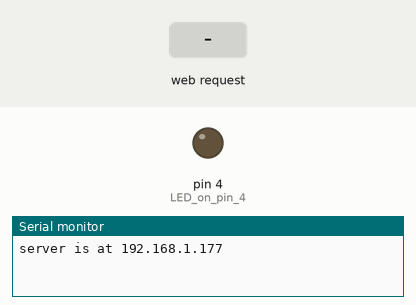
Simulated run of this sketch. Board: Arduino Leonardo, built for the host (arithmetic inside an expression is 32-bit, double 64-bit). Parts: output pins drawn as LEDs (lit = HIGH), the last lines printed to the serial monitor. The test bench sets the inputs (shaded band). WiFi joins after 1.5 s; servers stay silent unless stated.

Above: at 1.2 s.
1.3 s: HTTP request GET /on received
At 1.6 s:
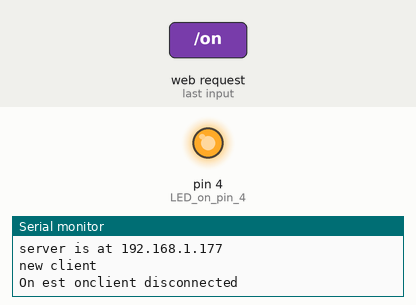
2.8 s: HTTP request GET /off received
At 3.9 s:
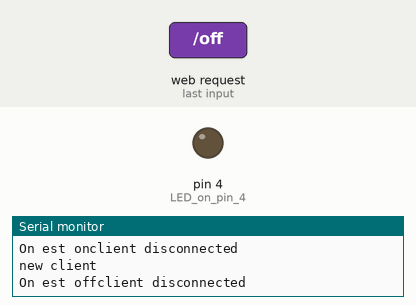
Timing chart, 0 to 5.8 s (numbered marks = the images above; inputs shaded):
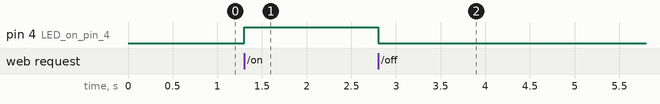

Measured:
- after the input at 1.3 s, pin 4 (LED_on_pin_4): LOW → HIGH at once
- after the input at 2.8 s, pin 4 (LED_on_pin_4): HIGH → LOW at once

The sketch:

WebServer_Led.ino
```cpp
/*
  Web Server

 A simple web server that shows the value of the analog input pins.
 using an Arduino Wiznet Ethernet shield.

 Circuit:
 * Ethernet shield attached to pins 10, 11, 12, 13
 * Analog inputs attached to pins A0 through A5 (optional)

 created 18 Dec 2009
 by David A. Mellis
 modified 9 Apr 2012
 by Tom Igoe

 */

#include <SPI.h>
#include <Ethernet2.h>

// Enter a MAC address and IP address for your controller below.
// The IP address will be dependent on your local network:
byte mac[] = {
  0xDE, 0xAD, 0xBE, 0xEF, 0xFE, 0xED
};
IPAddress ip(192, 168, 1, 177);

// Initialize the Ethernet server library
// with the IP address and port you want to use
// (port 80 is default for HTTP):
EthernetServer server(80);

String HTTP_req;          // stores the HTTP request
boolean LED_status = 0;   // state of LED, off by default
boolean LEDCheck_status= 0;

void setup() {
  // Open serial communications and wait for port to open:
  Serial.begin(9600);
  while (!Serial) {
    ; // wait for serial port to connect. Needed for Leonardo only
  }


  // start the Ethernet connection and the server:
  Ethernet.begin(mac, ip);
  server.begin();
  pinMode(4, OUTPUT);       // LED on pin 4
  Serial.print("server is at ");
  Serial.println(Ethernet.localIP());
}


void loop() {
  // listen for incoming clients
  EthernetClient client = server.available();
  if (client) {
    Serial.println("new client");
    // an http request ends with a blank line
    boolean currentLineIsBlank = true;
    while (client.connected()) {
      if (client.available()) {
        char c = client.read();
        HTTP_req += c;
        // if you've gotten to the end of the line (received a newline
        // character) and the line is blank, the http request has ended,
        // so you can send a reply
        if (c == '\n' && currentLineIsBlank) {
          // send a standard http response header
          client.println("HTTP/1.1 200 OK");
          client.println("Content-Type: text/html");
          client.println("Connection: close");  // the connection will be closed after completion of the response
          client.println("Refresh: 5");  // refresh the page automatically every 5 sec
          client.println();
          client.println("<!DOCTYPE HTML>");
          client.println("<html>");
          client.println("<head>");
          client.println("<title>Arduino LED Control</title>");
          client.println("</head>");
          client.println("<body>");

          client.println("<h1>LED</h1>");
          client.println("<p>Click to switch LED on and off.</p>");
          client.println("<a href=/?on >ON</a>");
          client.println("<a href=/?off >OFF</a>");
//          client.println("<form method=\"get\">");
          ProcessCheckbox(client);
//          client.println("</form>");

          client.println("</body>");
          client.println("</html>");

          //Serial.print(HTTP_req);
          HTTP_req = "";    // finished with request, empty string

          break;
        }
        if (c == '\n') {
          // you're starting a new line
          currentLineIsBlank = true;
        }
        else if (c != '\r') {
          // you've gotten a character on the current line
          currentLineIsBlank = false;
        }
      }
    }
    // give the web browser time to receive the data
    delay(1);
    // close the connection:
    client.stop();
    Serial.println("client disconnected");
  }
}

// switch LED and send back HTML for LED checkbox
//void ProcessCheckbox(EthernetClient cl)
//{
//    if (HTTP_req.indexOf("LED4=4") > -1) {  // see if checkbox was clicked
//        // the checkbox was clicked, toggle the LED
//        LEDCheck_status = 1;
//    }
//    else{
//        LEDCheck_status = 0;
//    }
//
//
//
//    if (LEDCheck_status) {    // switch LED on
//        digitalWrite(4, HIGH);
//        // checkbox is checked
//        cl.println("<input type=\"checkbox\" name=\"LED4\" value=\"4\" \onclick=\"submit();\" checked>LED4");
//    }
//    else {              // switch LED off
//        digitalWrite(4, LOW);
//        // checkbox is unchecked
//        cl.println("<input type=\"checkbox\" name=\"LED4\" value=\"4\" \onclick=\"submit();\">LED4");
//    }
//}

void ProcessCheckbox(EthernetClient cl)
{
    if (HTTP_req.indexOf("on") > -1) {  // see if checkbox was clicked
        Serial.print("On est on");
        digitalWrite(4, HIGH);
    }
    if (HTTP_req.indexOf("off") > -1) {  // see if checkbox was clicked
        Serial.print("On est off");
        digitalWrite(4, LOW);
    }
}
```
